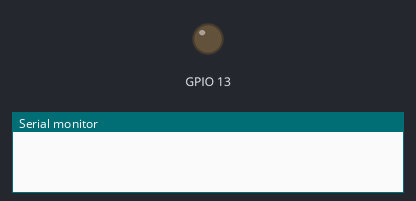
Bench run of a program on a simulated ESP32. On the bench: output pins drawn as LEDs (lit = HIGH), the last lines printed to the serial monitor. WiFi joins after 1.5 s; servers stay silent unless stated.

Above: at 0.1 s.
At 2.1 s:
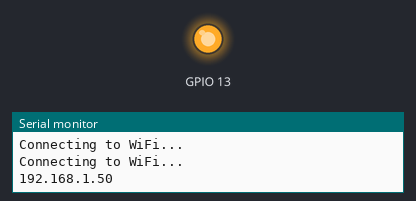
Timing chart, 0 to 3.6 s (numbered marks = the images above):
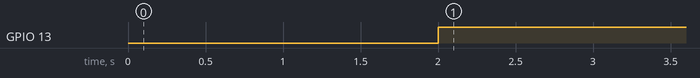

Measured:
- by itself, GPIO 13: LOW → HIGH at 2.0 s

The program:

main.cpp
```cpp
#include <Arduino.h>
#include <ArduinoOTA.h>
#include <WiFiUdp.h>
#include <HTTPClient.h>

void setup()
{
    pinMode(13, OUTPUT);

    Serial.begin(9600);
    WiFi.begin("Tomaoliphone", "nonlasoio");
    while (WiFi.status() != WL_CONNECTED)
    {
        delay(1000);
        Serial.println("Connecting to WiFi...");
    }
    ArduinoOTA.begin();  // Inizia la gestione OTA
}

void loop()
{
    ArduinoOTA.handle();
    if (WiFi.status() == WL_CONNECTED)
    {
        Serial.println(WiFi.localIP());
        digitalWrite(13, HIGH);
    }
    else
    {
        digitalWrite(13, LOW);
        Serial.println("Not connected to WiFi");
    }
    delay(1000);
}
```
